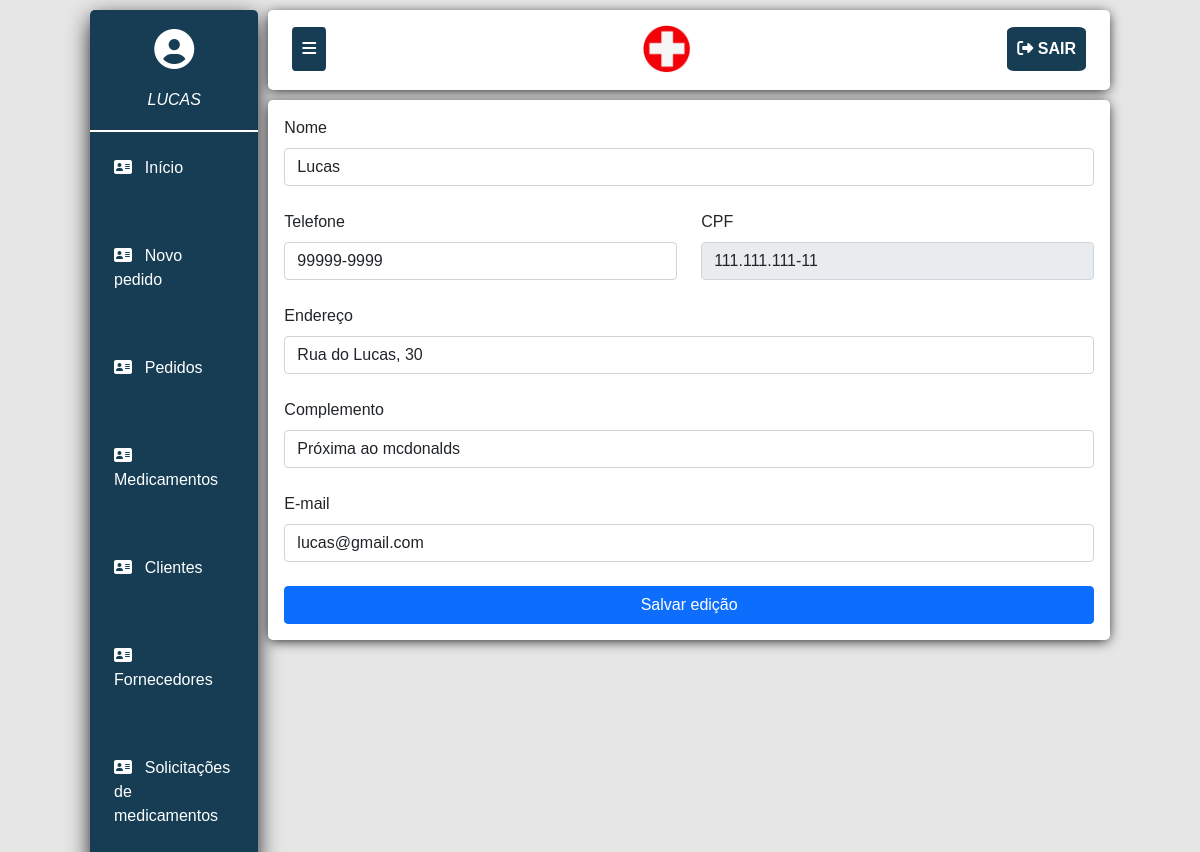
Screenshot of /editarCliente.php?ef=1 (signed in) with the database file from the repository.
### tables this page shows
CREATE TABLE `cliente` (
  `idCliente` int(11) NOT NULL,
  `nome` varchar(100) NOT NULL,
  `endereco` varchar(200) NOT NULL,
  `complemento` varchar(200) NOT NULL,
  `email` varchar(255) NOT NULL,
  `telefone` varchar(13) NOT NULL,
  `cpf` varchar(20) NOT NULL,
  `dataRegistro` varchar(10) NOT NULL
);

### editarCliente.php (the view, shortened to what this page needs)
<?php
include ('includes/dashboard.php');
if (isset($_REQUEST['ef'])) {
	$queryCliente = "SELECT * FROM cliente WHERE idCliente = '".$_REQUEST['ef']."'";
	$eQueryCliente = mysqli_query($conexao, $queryCliente);
	while ($cliente = mysqli_fetch_array($eQueryCliente)){
		$nome = $cliente['nome'];
	  	$endereco = $cliente['endereco'];
	  	$complemento = $cliente['complemento'];
	  	$telefone = $cliente['telefone'];
	  	$email = $cliente['email'];
	  	$cpf = $cliente['cpf']; ?>
	  		<div style="padding: 1rem;">
		  		<form method="post">
				  <div class="col-lg-12">
					<label for="endereco" class="form-label">Nome</label>
					<input type="text" class="form-control" name="nomeNC" value="<?= $nome?>">
				  </div><br>
				  <div class="row">
					  <div class="col-lg-6">
						<label for="telefone" class="form-label">Telefone</label>
						<input type="text" class="form-control telefoneNC" name="telefoneNC" value="<?= $telefone?>">
					  </div>
					  <div class="col-lg-6">
						<label for="nome" class="form-label">CPF</label>
						<input type="text" class="form-control" name="cpfNC" value="<?= $cpf?>" readonly>
					  </div>
				  </div><br>
				  <div class="col-lg-12">
					<label for="endereco" class="form-label">Endereço</label>
					<input type="text" class="form-control" name="enderecoNC" value="<?= $endereco?>">
				  </div><br>
				  <div class="col-lg-12">
					<label for="complemento" class="form-label">Complemento</label>
					<input type="text" class="form-control" name="complementoNC" value="<?= $complemento?>">
				  </div><br>
				  <div class="col-lg-12">
					<label for="email" class="form-label">E-mail</label>
					<input type="email" class="form-control" name="emailNC" value="<?= $email?>">
				  </div><br>
		          <button style="width: 100%;" type="submit" class="btn btn-primary">Salvar edição</button>
				</form>
			</div>
	<?php }
}
?>
<?php
include ('includes/footer.php');
?>

### css/estilo.css (style rules this page uses)
* { box-sizing: border-box; margin: 0; padding: 0; }
body { margin: 0 7.5% !important; font-family: 'Raleway', sans-serif; background-color: rgb(230,230,230); }

### rows the page displays
cliente: nomeNC "Lucas", telefoneNC "99999-9999", cpfNC "111.111.111-11", enderecoNC "Rua do Lucas, 30", complementoNC "Próxima ao mcdonalds", emailNC "lucas@gmail.com"

### other values shown
$_SESSION['usuario'] "LUCAS"
